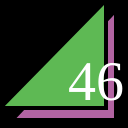
Frame 1 (no input)
Frame 60 (no input): identical to frame 1, image omitted
Frame 120 (the mouse pressed at the canvas centre since frame 60): identical to frame 1, image omitted

The p5.js sketch that drew this single still picture (run headless with seeded random() and noise() and a simulated clock; from frame 60 on, the mouse is pressed at the canvas centre):

// p5.js sketch
// ── sketch.js
function setup() {
  createCanvas(128,128);
}

function draw() {
  background(0);
  strokeWeight(4);
  fill(178, 100, 162);
  triangle(12,120,116,120,116,10);
  fill(94, 185, 84);
  triangle(0,108,106,108,106,0);
  fill(255);
  textSize(56);
  textFont("serif");
  text("46", 68, 100);
}
